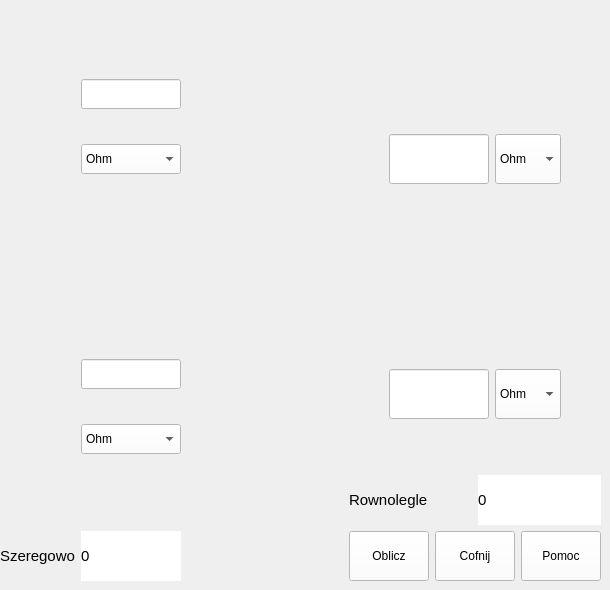
      <widget class="QWidget" name="laczenieRezystorowPage">
       <widget class="QWidget" name="gridLayoutWidget_5">
        <property name="geometry">
         <rect>
          <x>0</x>
          <y>10</y>
          <width>601</width>
          <height>571</height>
         </rect>
        </property>
        <layout class="QGridLayout" name="gridLayout_7">
         <item row="0" column="3">
          <layout class="QGridLayout" name="gridLayout_12">
           <item row="0" column="0">
            <layout class="QGridLayout" name="gridLayout_14">
             <item row="1" column="1" alignment="Qt::AlignBottom">
              <widget class="QLineEdit" name="laczenieRownR1Line">
               <property name="minimumSize">
                <size>
                 <width>0</width>
                 <height>50</height>
                </size>
               </property>
               <property name="maximumSize">
                <size>
                 <width>100</width>
                 <height>16777215</height>
                </size>
               </property>
               <property name="styleSheet">
                <string notr="true">background-color: rgb(255, 255, 255)</string>
               </property>
              </widget>
             </item>
             <item row="0" column="1">
              <spacer name="verticalSpacer_4">
               <property name="orientation">
                <enum>Qt::Vertical</enum>
               </property>
               <property name="sizeType">
                <enum>QSizePolicy::Minimum</enum>
               </property>
               <property name="sizeHint" stdset="0">
                <size>
                 <width>20</width>
                 <height>95</height>
                </size>
               </property>
              </spacer>
             </item>
             <item row="1" column="3">
              <spacer name="horizontalSpacer_2">
               <property name="orientation">
                <enum>Qt::Horizontal</enum>
               </property>
               <property name="sizeHint" stdset="0">
                <size>
                 <width>40</width>
                 <height>20</height>
                </size>
               </property>
              </spacer>
             </item>
             <item row="1" column="0">
              <spacer name="horizontalSpacer">
               <property name="orientation">
                <enum>Qt::Horizontal</enum>
               </property>
               <property name="sizeHint" stdset="0">
                <size>
                 <width>40</width>
                 <height>20</height>
                </size>
               </property>
              </spacer>
             </item>
             <item row="1" column="2" alignment="Qt::AlignBottom">
              <widget class="QComboBox" name="laczenieRownR1Box">
               <property name="minimumSize">
                <size>
                 <width>0</width>
                 <height>50</height>
                </size>
               </property>
               <property name="maximumSize">
                <size>
                 <width>70</width>
                 <height>16777215</height>
                </size>
               </property>
               <property name="styleSheet">
                <string notr="true">background-color: rgb(255, 255, 255)</string>
               </property>
               <item>
                <property name="text">
                 <string>Ohm</string>
                </property>
               </item>
               <item>
                <property name="text">
                 <string>kOhm</string>
                </property>
               </item>
               <item>
                <property name="text">
                 <string>MOhm</string>
                </property>
               </item>
               <item>
                <property name="text">
                 <string>GOhm</string>
                </property>
               </item>
              </widget>
             </item>
            </layout>
           </item>
           <item row="2" column="0">
            <widget class="QLabel" name="label_8">
             <property name="maximumSize">
              <size>
               <width>16777215</width>
               <height>230</height>
              </size>
             </property>
             <property name="text">
              <string/>
             </property>
             <property name="pixmap">
              <pixmap resource="image.qrc">:/image/rownolegle.jpg</pixmap>
             </property>
            </widget>
           </item>
           <item row="4" column="0">
            <spacer name="verticalSpacer_7">
             <property name="orientation">
              <enum>Qt::Vertical</enum>
             </property>
             <property name="sizeType">
              <enum>QSizePolicy::Minimum</enum>
             </property>
             <property name="sizeHint" stdset="0">
              <size>
               <width>20</width>
               <height>50</height>
              </size>
             </property>
            </spacer>
           </item>
           <item row="3" column="0">
            <layout class="QGridLayout" name="gridLayout_15">
             <item row="0" column="0">
              <spacer name="horizontalSpacer_3">
               <property name="orientation">
                <enum>Qt::Horizontal</enum>
               </property>
               <property name="sizeHint" stdset="0">
                <size>
                 <width>40</width>
                 <height>20</height>
                </size>
               </property>
              </spacer>
             </item>
             <item row="0" column="1">
              <widget class="QLineEdit" name="laczenieRownR2Line">
               <property name="minimumSize">
                <size>
                 <width>0</width>
                 <height>50</height>
                </size>
               </property>
               <property name="maximumSize">
                <size>
                 <width>100</width>
                 <height>16777215</height>
                </size>
               </property>
               <property name="styleSheet">
                <string notr="true">background-color: rgb(255, 255, 255)</string>
               </property>
              </widget>
             </item>
             <item row="0" column="2">
              <widget class="QComboBox" name="laczenieRownR2Box">
               <property name="minimumSize">
                <size>
                 <width>0</width>
                 <height>50</height>
                </size>
               </property>
               <property name="maximumSize">
                <size>
                 <width>70</width>
                 <height>16777215</height>
                </size>
               </property>
               <property name="styleSheet">
                <string notr="true">background-color: rgb(255, 255, 255)</string>
               </property>
               <item>
                <property name="text">
                 <string>Ohm</string>
                </property>
               </item>
               <item>
                <property name="text">
                 <string>kOhm</string>
                </property>
               </item>
               <item>
                <property name="text">
                 <string>MOhm</string>
                </property>
               </item>
               <item>
                <property name="text">
                 <string>GOhm</string>
                </property>
               </item>
              </widget>
             </item>
             <item row="0" column="3">
              <spacer name="horizontalSpacer_4">
               <property name="orientation">
                <enum>Qt::Horizontal</enum>
               </property>
               <property name="sizeHint" stdset="0">
                <size>
                 <width>40</width>
                 <height>20</height>
                </size>
               </property>
              </spacer>
             </item>
            </layout>
           </item>
           <item row="5" column="0">
            <layout class="QGridLayout" name="gridLayout_16">
             <item row="0" column="0">
              <widget class="QLabel" name="label_13">
               <property name="font">
                <font>
                 <pointsize>11</pointsize>
                </font>
               </property>
               <property name="text">
                <string>Rownolegle</string>
               </property>
              </widget>
             </item>
             <item row="0" column="1">
              <widget class="QLabel" name="laczenieRownLabel">
               <property name="maximumSize">
                <size>
                 <width>16777215</width>
                 <height>50</height>
                </size>
               </property>
               <property name="font">
                <font>
                 <pointsize>11</pointsize>
                </font>
               </property>
               <property name="styleSheet">
                <string notr="true">background-color: rgb(255, 255, 255)</string>
               </property>
               <property name="text">
                <string>0</string>
               </property>
              </widget>
             </item>
            </layout>
           </item>
          </layout>
         </item>
         <item row="1" column="1">
          <widget class="QLabel" name="laczenieSzerLabel">
           <property name="maximumSize">
            <size>
             <width>16777215</width>
             <height>50</height>
            </size>
           </property>
           <property name="baseSize">
            <size>
             <width>0</width>
             <height>0</height>
            </size>
           </property>
           <property name="font">
            <font>
             <pointsize>11</pointsize>
            </font>
           </property>
           <property name="styleSheet">
            <string notr="true">background-color: rgb(255, 255, 255)</string>
           </property>
           <property name="text">
            <string>0</string>
           </property>
          </widget>
         </item>
         <item row="0" column="2">
          <spacer name="horizontalSpacer_5">
           <property name="orientation">
            <enum>Qt::Horizontal</enum>
           </property>
           <property name="sizeHint" stdset="0">
            <size>
             <width>10</width>
             <height>20</height>
            </size>
           </property>
          </spacer>
         </item>
         <item row="1" column="3">
          <layout class="QGridLayout" name="gridLayout_13">
           <item row="0" column="2">
            <widget class="QPushButton" name="pomocButton3">
             <property name="minimumSize">
              <size>
               <width>50</width>
               <height>50</height>
              </size>
             </property>
             <property name="styleSheet">
              <string notr="true">background-color: rgb(255, 255, 255)</string>
             </property>
             <property name="text">
              <string>Pomoc</string>
             </property>
            </widget>
           </item>
           <item row="0" column="1">
            <widget class="QPushButton" name="cofnijButton">
             <property name="minimumSize">
              <size>
               <width>0</width>
               <height>50</height>
              </size>
             </property>
             <property name="styleSheet">
              <string notr="true">background-color: rgb(255, 255, 255)</string>
             </property>
             <property name="text">
              <string>Cofnij</string>
             </property>
            </widget>
           </item>
           <item row="0" column="0">
            <widget class="QPushButton" name="laczenieObliczButton">
             <property name="minimumSize">
              <size>
               <width>0</width>
               <height>50</height>
              </size>
             </property>
             <property name="styleSheet">
              <string notr="true">background-color: rgb(255, 255, 255)</string>
             </property>
             <property name="text">
              <string>Oblicz</string>
             </property>
            </widget>
           </item>
          </layout>
         </item>
         <item row="1" column="0">
          <widget class="QLabel" name="label_9">
           <property name="maximumSize">
            <size>
             <width>16777215</width>
             <height>30</height>
            </size>
           </property>
           <property name="font">
            <font>
             <pointsize>11</pointsize>
            </font>
           </property>
           <property name="text">
            <string>Szeregowo</string>
           </property>
          </widget>
         </item>
         <item row="0" column="0">
          <widget class="QLabel" name="label_7">
           <property name="text">
            <string/>
           </property>
           <property name="pixmap">
            <pixmap resource="image.qrc">:/image/szeregowo.jpg</pixmap>
           </property>
          </widget>
         </item>
         <item row="0" column="1">
          <layout class="QGridLayout" name="gridLayout_11">
           <item row="2" column="0">
            <widget class="QComboBox" name="laczenieSzerR1Box">
             <property name="minimumSize">
              <size>
               <width>40</width>
               <height>30</height>
              </size>
             </property>
             <property name="styleSheet">
              <string notr="true">background-color: rgb(255, 255, 255)</string>
             </property>
             <item>
              <property name="text">
               <string>Ohm</string>
              </property>
             </item>
             <item>
              <property name="text">
               <string>kOhm</string>
              </property>
             </item>
             <item>
              <property name="text">
               <string>MOhm</string>
              </property>
             </item>
             <item>
              <property name="text">
               <string>GOhm</string>
              </property>
             </item>
            </widget>
           </item>
           <item row="6" column="0">
            <spacer name="verticalSpacer">
             <property name="orientation">
              <enum>Qt::Vertical</enum>
             </property>
             <property name="sizeType">
              <enum>QSizePolicy::Minimum</enum>
             </property>
             <property name="sizeHint" stdset="0">
              <size>
               <width>20</width>
               <height>40</height>
              </size>
             </property>
            </spacer>
           </item>
           <item row="4" column="0">
            <widget class="QLineEdit" name="laczenieSzerR2Line">
             <property name="minimumSize">
              <size>
               <width>0</width>
               <height>30</height>
              </size>
             </property>
             <property name="maximumSize">
              <size>
               <width>100</width>
               <height>16777215</height>
              </size>
             </property>
             <property name="font">
              <font>
               <pointsize>12</pointsize>
              </font>
             </property>
             <property name="styleSheet">
              <string notr="true">background-color: rgb(255, 255, 255)</string>
             </property>
            </widget>
           </item>
           <item row="5" column="0">
            <widget class="QComboBox" name="laczenieSzerR2Box">
             <property name="minimumSize">
              <size>
               <width>0</width>
               <height>30</height>
              </size>
             </property>
             <property name="styleSheet">
              <string notr="true">background-color: rgb(255, 255, 255)</string>
             </property>
             <item>
              <property name="text">
               <string>Ohm</string>
              </property>
             </item>
             <item>
              <property name="text">
               <string>kOhm</string>
              </property>
             </item>
             <item>
              <property name="text">
               <string>MOhm</string>
              </property>
             </item>
             <item>
              <property name="text">
               <string>GOhm</string>
              </property>
             </item>
            </widget>
           </item>
           <item row="1" column="0">
            <widget class="QLineEdit" name="laczenieSzerR1Line">
             <property name="minimumSize">
              <size>
               <width>0</width>
               <height>30</height>
              </size>
             </property>
             <property name="maximumSize">
              <size>
               <width>100</width>
               <height>16777215</height>
              </size>
             </property>
             <property name="font">
              <font>
               <pointsize>12</pointsize>
              </font>
             </property>
             <property name="styleSheet">
              <string notr="true">background-color: rgb(255, 255, 255)</string>
             </property>
            </widget>
           </item>
           <item row="3" column="0">
            <spacer name="verticalSpacer_3">
             <property name="orientation">
              <enum>Qt::Vertical</enum>
             </property>
             <property name="sizeType">
              <enum>QSizePolicy::Fixed</enum>
             </property>
             <property name="sizeHint" stdset="0">
              <size>
               <width>10</width>
               <height>150</height>
              </size>
             </property>
            </spacer>
           </item>
           <item row="0" column="0">
            <spacer name="verticalSpacer_5">
             <property name="orientation">
              <enum>Qt::Vertical</enum>
             </property>
             <property name="sizeType">
              <enum>QSizePolicy::Minimum</enum>
             </property>
             <property name="sizeHint" stdset="0">
              <size>
               <width>20</width>
               <height>40</height>
              </size>
             </property>
            </spacer>
           </item>
          </layout>
         </item>
        </layout>
       </widget>
      </widget>
